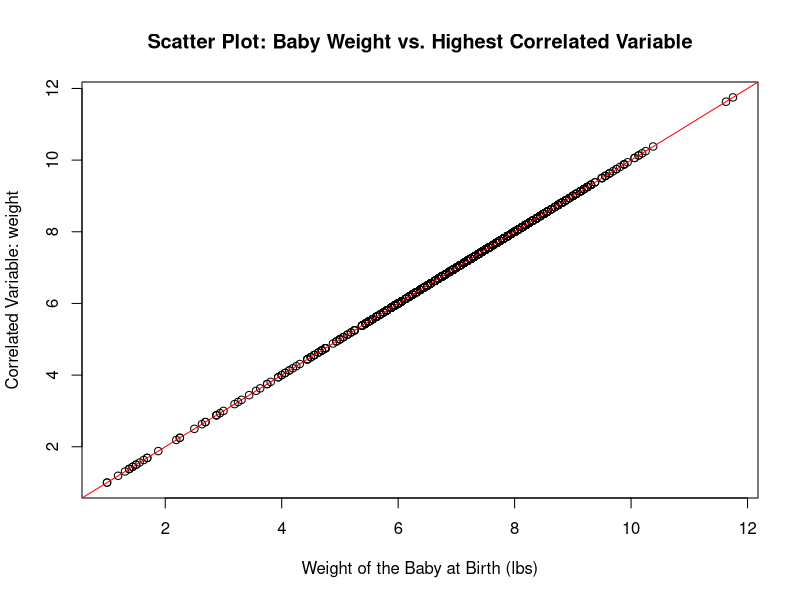
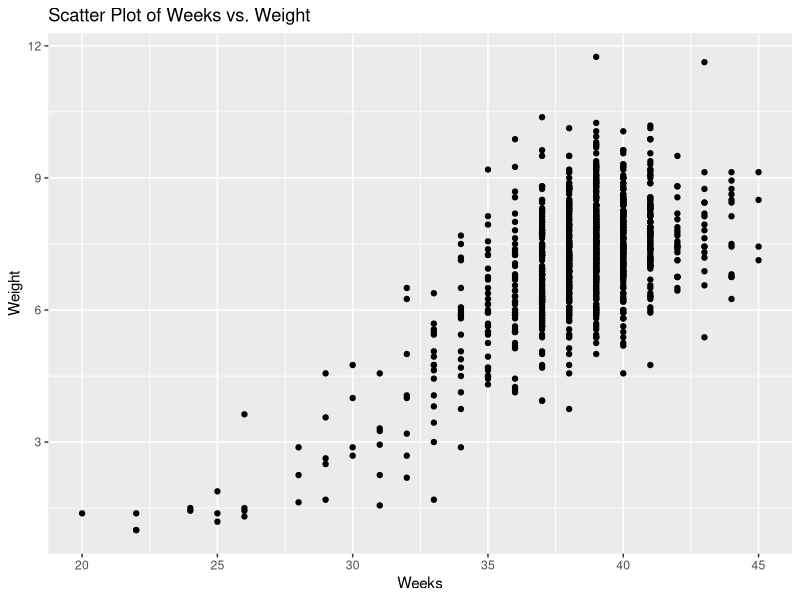

Write R code to recreate these figures, in order.
## ---- chunk 1
library(knitr)
library(tidyverse)
library(dplyr)
library(ggplot2)
library(rpart)
library(rsample)
library(caret)
library(mgcv)

knitr::opts_chunk$set(echo = TRUE)



## ---- chunk 2
# Run this code chunk without altering it
# clear the session
rm(list=ls())

# Data is stored in a csv file, the first row contains the variable names. 
# we call our data mydata
mydata<-read.csv ("Data_RLab5.csv", header=TRUE)

# remove lowbirthweight
mydata<-mydata%>%
  select(-lowbirthweight)




## ---- chunk 3
# Please provide your code for Task 1 in this code chunk

# Display the structure of the dataset
str(mydata)

# Convert character variables to factors
mydata$mature <- as.factor(mydata$mature)
mydata$premie <- as.factor(mydata$premie)
mydata$marital <- as.factor(mydata$marital)
mydata$gender <- as.factor(mydata$gender)
mydata$habit <- as.factor(mydata$habit)
mydata$whitemom <- as.factor(mydata$whitemom)

# Identify missing values
missing_values <- sapply(mydata, function(x) sum(is.na(x)))

# Display missing values
print(missing_values)

# Replace missing values with median for numeric variables and mode for factor variables

mydata$fage[is.na(mydata$fage)] <- median(mydata$fage, na.rm = TRUE)

mydata$mage[is.na(mydata$mage)] <- median(mydata$mage, na.rm = TRUE)

mode_mature <- levels(mydata$mature)[which.max(table(mydata$mature))]
mydata$mature[is.na(mydata$mature)] <- mode_mature

mydata$weeks[is.na(mydata$weeks)] <- median(mydata$weeks, na.rm = TRUE)

mode_premie <- levels(mydata$premie)[which.max(table(mydata$premie))]
mydata$premie[is.na(mydata$premie)] <- mode_premie

mydata$visits[is.na(mydata$visits)] <- median(mydata$visits, na.rm = TRUE)

mode_marital <- levels(mydata$marital)[which.max(table(mydata$marital))]
mydata$marital[is.na(mydata$marital)] <- mode_marital

mydata$gained[is.na(mydata$gained)] <- median(mydata$gained, na.rm = TRUE)

mydata$weight[is.na(mydata$weight)] <- median(mydata$weight, na.rm = TRUE)

mode_gender <- levels(mydata$gender)[which.max(table(mydata$gender))]
mydata$gender[is.na(mydata$gender)] <- mode_gender

mode_habit <- levels(mydata$habit)[which.max(table(mydata$habit))]
mydata$habit[is.na(mydata$habit)] <- mode_habit

mode_whitemom <- levels(mydata$whitemom)[which.max(table(mydata$whitemom))]
mydata$whitemom[is.na(mydata$whitemom)] <- mode_whitemom

# Group variables together for ease of coding
numeric_variables <- sapply(mydata, is.numeric)
categorical_variables <- sapply(mydata, is.factor)

# Verify that missing values are handled
missing_values_after <- sapply(mydata, function(x) sum(is.na(x)))
print(missing_values_after)

# Correlation analysis
correlation_matrix <- cor(mydata[, numeric_variables])
cor_target <- correlation_matrix[,'weight']

# Print correlation matrix
print("Correlation Matrix:")
print(correlation_matrix)

# from the correlation matrix, the strongest correlation to weight is weight, obviously. I have also created a second scatter plot that shows the 2nd strongest correlation between weight and weeks. This makes sense as babies that are born prematurely will weigh less than babies born on time, and as babies that are born closer to the expected due date will have their weights vary more. The correlation between weeks and weight is moderately positive. - EJD

# Identify the variable with the highest correlation
highest_correlation <- names(which.max(abs(cor_target)))

# Scatter plot
plot(mydata$weight, mydata[, highest_correlation], 
     xlab = 'Weight of the Baby at Birth (lbs)', 
     ylab = paste('Correlated Variable:', highest_correlation),
     main = 'Scatter Plot: Baby Weight vs. Highest Correlated Variable')
abline(lm(mydata[, highest_correlation] ~ mydata$weight), col = 'red')

# Create scatter plot
ggplot(mydata, aes(x = weeks, y = weight)) +
  geom_point() +
  labs(title = "Scatter Plot of Weeks vs. Weight",
       x = "Weeks",
       y = "Weight")
## ---- chunk 4
# Please provide your code for Task 2 in this code chunk
# split the sample by using rsample package

# Split the data into a training set (70%) and a test set (30%)
set.seed(123456)

data_split <- initial_split(mydata, prop = 0.7, strata = "weight")

# Create training and test sets
train_data <- training(data_split)
test_data <- testing(data_split)
## ---- chunk 5
# Please provide your code for Task 3  in this code chunk

# Run linear regression
linearmodel <- lm(weight ~ ., data = train_data)

# Predict weight in the test_data dataset
predicted_weights_ols <- predict(linearmodel, newdata = test_data)

# Calculate mean squared prediction error (MSPE)
MSPE_linear <- mean((predicted_weights_ols - test_data$weight)^2)

# Print the value of MSPE_linear to the console
print(MSPE_linear)

## ---- chunk 6
# Please provide your code for Task 4 in this code chunk

# Fit a Generalized Additive Model (GAM) with reduced degrees of freedom
gam_model <- gam(weight ~ s(fage) + s(mage) + s(weeks) + s(visits) + s(gained) + marital + habit + whitemom + premie + gender, data = train_data, method = "REML")

# Trim the GAM model to smooth the correct degrees of freedom

gam_model_rev <- gam(weight ~ fage + mage + s(weeks) + s(visits) + gained + marital + habit + whitemom + premie + gender, data = train_data, method = "REML")


# Print smoothing parameters
summary(gam_model)$s.table

# Predict weight in the test_data dataset using gam_model
predicted_weights_gam <- predict(gam_model, newdata = test_data)

# Calculate mean squared prediction error (MSPE) for the GAM model
MSPE_gam <- mean((predicted_weights_gam - test_data$weight)^2)

# Print the value of MSPE_gam to the console
print(MSPE_gam)



## ---- chunk 7
# Please provide your code for Task 5 in this code chunk

# Compare MSPE for linear regression and GAM models
cat("Mean Squared Prediction Error (MSPE) for Linear Regression Model:", round(MSPE_linear, 4), "\n")
cat("Mean Squared Prediction Error (MSPE) for Generalized Additive Model (GAM):", round(MSPE_gam, 4), "\n")

# Evaluate model performance
if (MSPE_linear < MSPE_gam) {
  cat("Linear Regression Model has superior predictive performance for 'weight'.\n")
} else if (MSPE_gam < MSPE_linear) {
  cat("Generalized Additive Model (GAM) has superior predictive performance for 'weight'.\n")
} else {
  cat("Both models have similar predictive performance for 'weight'.\n")
}

# The GAM model performs better at predicting the target variable due to it having a lower MSPE as shown in the code block. - EJD
